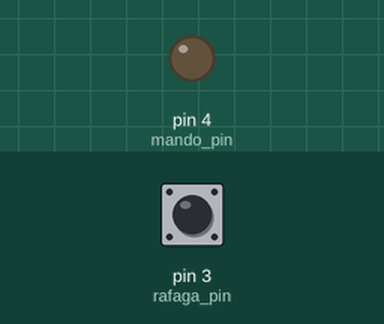
This sketch was run on a simulated Arduino Uno, built with avr-gcc and run on an emulated ATmega328P. On the bench: output pins drawn as LEDs (lit = HIGH). The test bench sets the inputs (shaded band); at power-on: pin 3 (rafaga_pin) LOW. What the sketch prints to the serial monitor is not drawn.

Above: at 1.2 s.
1.3 s: pin 3 (rafaga_pin) pulsed HIGH 5 times (0.12 s each, 0.3 s apart)
At 2.3 s:
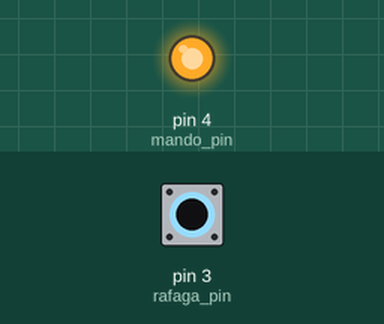
Timing chart, 0 to 6.4 s (numbered marks = the images above; inputs shaded):
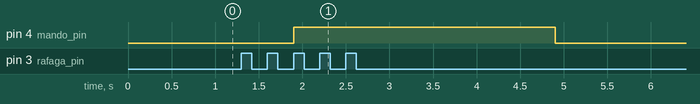

The sketch:

mando_moto_jose.ino
```cpp
const int rafaga_pin = 3;    // the pin that the pushbutton is attached to
const int mando_pin = 4;       // the pin that the LED is attached to
const unsigned long tiempo_total_ciclo = 2000; //tiempo para completar las rafagas
const unsigned long tiempo_total_mando = 3000; //tiempo para completar las rafagas
const int rafagas_esperadas = 3;
const int ON = 1;
const int OFF = 0;
const int LOG = 0;

// Variables will change:
int rafagas_consecutivas = 0;
int estado_actual = 0;
int estado_previo = 0;
unsigned long tiempo_ciclo = 0;
unsigned long tiempo_mando_on = 0;
int mando = OFF;
int ciclo_terminado = OFF;
unsigned long my_time;

void setup() {
  // initialize the button pin as a input:
  pinMode(rafaga_pin, INPUT);
  // initialize the LED as an output:
  pinMode(mando_pin, OUTPUT);
  // initialize serial communication:
  Serial.begin(9600);
  Serial.println("Listo!");

}

void loop() {
  estado_actual = digitalRead(rafaga_pin);
  my_time = millis();

  if (estado_actual != estado_previo) {
    estado_previo = estado_actual;

    if (estado_actual == HIGH) {
      //Hemos pulsado una rafaga
      if (rafagas_consecutivas == 0) {
        logger("Primera rafaga detectada de serie");
        tiempo_ciclo = my_time;
      } else {
        logger((String)"Rafaga " + rafagas_consecutivas + " rafaga detectadas");
      }
      rafagas_consecutivas ++;

      if (rafagas_consecutivas >= rafagas_esperadas) {
        ciclo_terminado = ON;
        if (mando == OFF) {
          logger((String)"Encendiendo el mando!" + tiempo_ciclo + " - " + my_time + " - " + (my_time > (tiempo_ciclo + tiempo_total_ciclo)));
          tiempo_mando_on = my_time;
          mando = ON;
          digitalWrite(mando_pin, HIGH);
        }
        //else {
        //  logger((String)"Abortando encendido de mando! Rafaga " + rafagas_consecutivas + " detectada");
        //  logger((String)"El ciclo empezo a: " + tiempo_ciclo + " Ahora es: " + my_time + " Fuera de Ciclo: " + (my_time > (tiempo_ciclo + tiempo_total_ciclo)) + " ciclo_terminado: " + ciclo_terminado);
        //  mando = OFF;
        //  digitalWrite(mando_pin, LOW);
        // }
      }
    }
  }

  if (rafagas_consecutivas > 0 && ciclo_terminado == OFF
      && (my_time > (tiempo_ciclo + tiempo_total_ciclo))) {
    //Se ha terminado el ciclo por tiempo.
    logger((String)"Ciclo abortado por caducidad de tiempo: " + tiempo_ciclo + " - " + my_time);

    rafagas_consecutivas = 0;
  }

  if (ciclo_terminado == ON
      && my_time > (tiempo_mando_on + tiempo_total_mando)) {
    //Apago el mando
    logger((String)"Apagando mando. Puerta abierta.");
    digitalWrite(mando_pin, LOW);
    mando = OFF;
    ciclo_terminado = OFF;
  }

  //Evitar rebotes
  delay(100);
}

void logger (String msg) {
  if (LOG)
    Serial.println(msg);
}
```

Measured:
- after the input at 1.3 s, pin 4 (mando_pin): LOW → HIGH after 0.60 s, → LOW 3.0 s later
